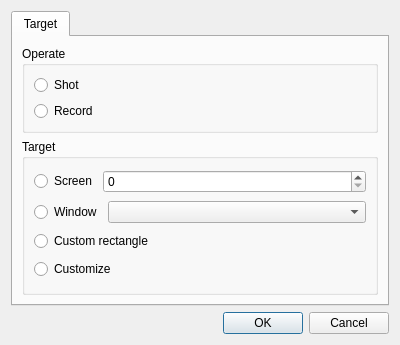
<?xml version="1.0" encoding="UTF-8"?>
<ui version="4.0">
 <class>CDlgCapture</class>
 <widget class="QDialog" name="CDlgCapture">
  <property name="geometry">
   <rect>
    <x>0</x>
    <y>0</y>
    <width>400</width>
    <height>345</height>
   </rect>
  </property>
  <property name="sizePolicy">
   <sizepolicy hsizetype="Preferred" vsizetype="Preferred">
    <horstretch>0</horstretch>
    <verstretch>0</verstretch>
   </sizepolicy>
  </property>
  <property name="windowTitle">
   <string>Dialog</string>
  </property>
  <layout class="QGridLayout" name="gridLayout_4">
   <item row="0" column="0">
    <widget class="QTabWidget" name="objTab">
     <property name="currentIndex">
      <number>0</number>
     </property>
     <widget class="QWidget" name="tab">
      <attribute name="title">
       <string>Target</string>
      </attribute>
      <layout class="QGridLayout" name="gridLayout_3">
       <item row="0" column="0">
        <widget class="QGroupBox" name="groupBox_2">
         <property name="title">
          <string>Operate</string>
         </property>
         <layout class="QGridLayout" name="gridLayout">
          <item row="0" column="0">
           <widget class="QRadioButton" name="rbShot">
            <property name="text">
             <string>Shot</string>
            </property>
           </widget>
          </item>
          <item row="1" column="0">
           <widget class="QRadioButton" name="rbRecord">
            <property name="text">
             <string>Record</string>
            </property>
           </widget>
          </item>
         </layout>
        </widget>
       </item>
       <item row="1" column="0">
        <widget class="QGroupBox" name="groupBox">
         <property name="sizePolicy">
          <sizepolicy hsizetype="Preferred" vsizetype="Expanding">
           <horstretch>0</horstretch>
           <verstretch>0</verstretch>
          </sizepolicy>
         </property>
         <property name="title">
          <string>Target</string>
         </property>
         <layout class="QGridLayout" name="gridLayout_2">
          <item row="0" column="0">
           <layout class="QHBoxLayout" name="horizontalLayout">
            <item>
             <widget class="QRadioButton" name="rbScreen">
              <property name="text">
               <string>Screen</string>
              </property>
             </widget>
            </item>
            <item>
             <widget class="QSpinBox" name="sbScreen">
              <property name="sizePolicy">
               <sizepolicy hsizetype="Expanding" vsizetype="Fixed">
                <horstretch>0</horstretch>
                <verstretch>0</verstretch>
               </sizepolicy>
              </property>
              <property name="minimum">
               <number>0</number>
              </property>
              <property name="maximum">
               <number>100</number>
              </property>
             </widget>
            </item>
           </layout>
          </item>
          <item row="1" column="0">
           <layout class="QHBoxLayout" name="horizontalLayout_2">
            <item>
             <widget class="QRadioButton" name="rbWindow">
              <property name="text">
               <string>Window</string>
              </property>
             </widget>
            </item>
            <item>
             <widget class="QComboBox" name="cmbWindows">
              <property name="sizePolicy">
               <sizepolicy hsizetype="Expanding" vsizetype="Fixed">
                <horstretch>0</horstretch>
                <verstretch>0</verstretch>
               </sizepolicy>
              </property>
             </widget>
            </item>
           </layout>
          </item>
          <item row="2" column="0">
           <widget class="QRadioButton" name="rbCustomRectangle">
            <property name="text">
             <string>Custom rectangle</string>
            </property>
           </widget>
          </item>
          <item row="3" column="0">
           <widget class="QRadioButton" name="rbCustomize">
            <property name="text">
             <string>Customize</string>
            </property>
           </widget>
          </item>
         </layout>
        </widget>
       </item>
      </layout>
     </widget>
    </widget>
   </item>
   <item row="1" column="0">
    <widget class="QDialogButtonBox" name="buttonBox">
     <property name="orientation">
      <enum>Qt::Orientation::Horizontal</enum>
     </property>
     <property name="standardButtons">
      <set>QDialogButtonBox::StandardButton::Cancel|QDialogButtonBox::StandardButton::Ok</set>
     </property>
    </widget>
   </item>
  </layout>
 </widget>
 <resources/>
 <connections>
  <connection>
   <sender>buttonBox</sender>
   <signal>accepted()</signal>
   <receiver>CDlgCapture</receiver>
   <slot>accept()</slot>
   <hints>
    <hint type="sourcelabel">
     <x>248</x>
     <y>254</y>
    </hint>
    <hint type="destinationlabel">
     <x>157</x>
     <y>274</y>
    </hint>
   </hints>
  </connection>
  <connection>
   <sender>buttonBox</sender>
   <signal>rejected()</signal>
   <receiver>CDlgCapture</receiver>
   <slot>reject()</slot>
   <hints>
    <hint type="sourcelabel">
     <x>316</x>
     <y>260</y>
    </hint>
    <hint type="destinationlabel">
     <x>286</x>
     <y>274</y>
    </hint>
   </hints>
  </connection>
 </connections>
</ui>
